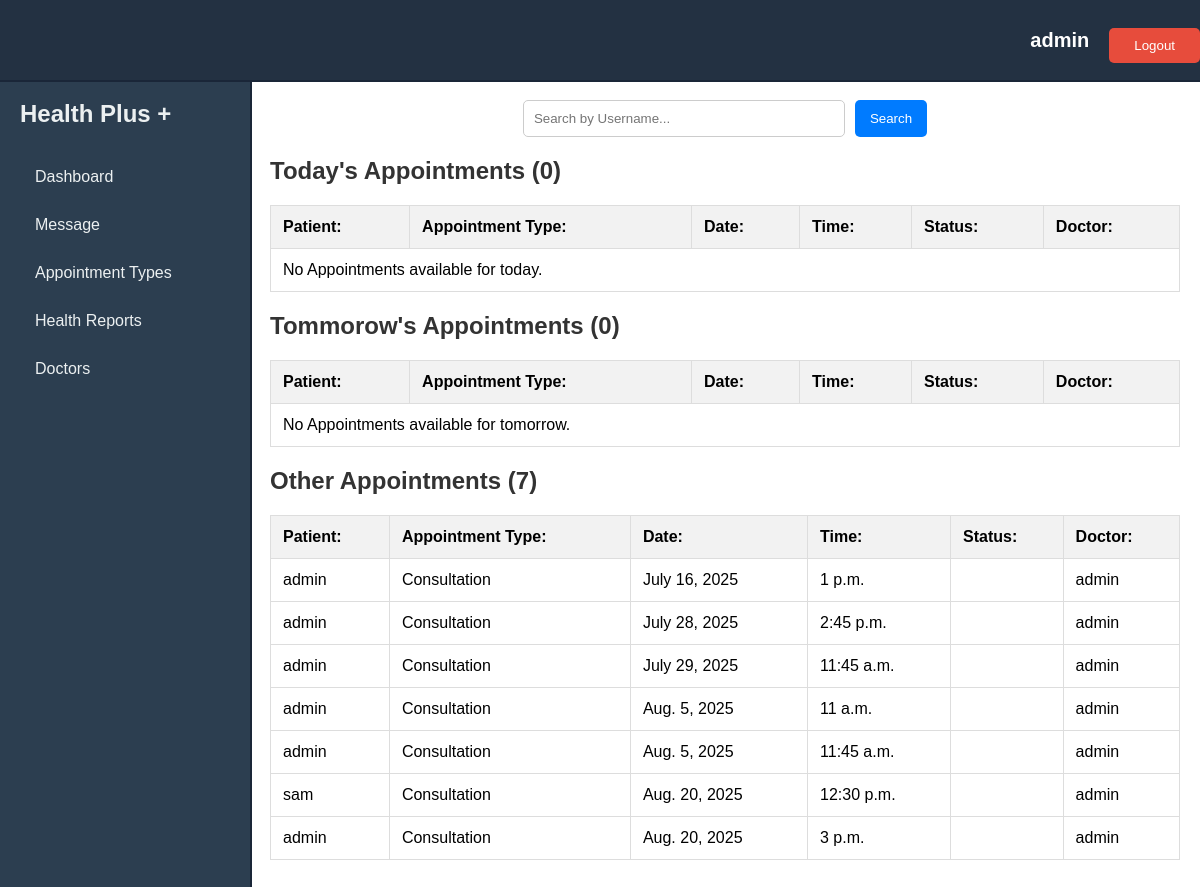
Before: /staff/ (signed in) with the older database file.
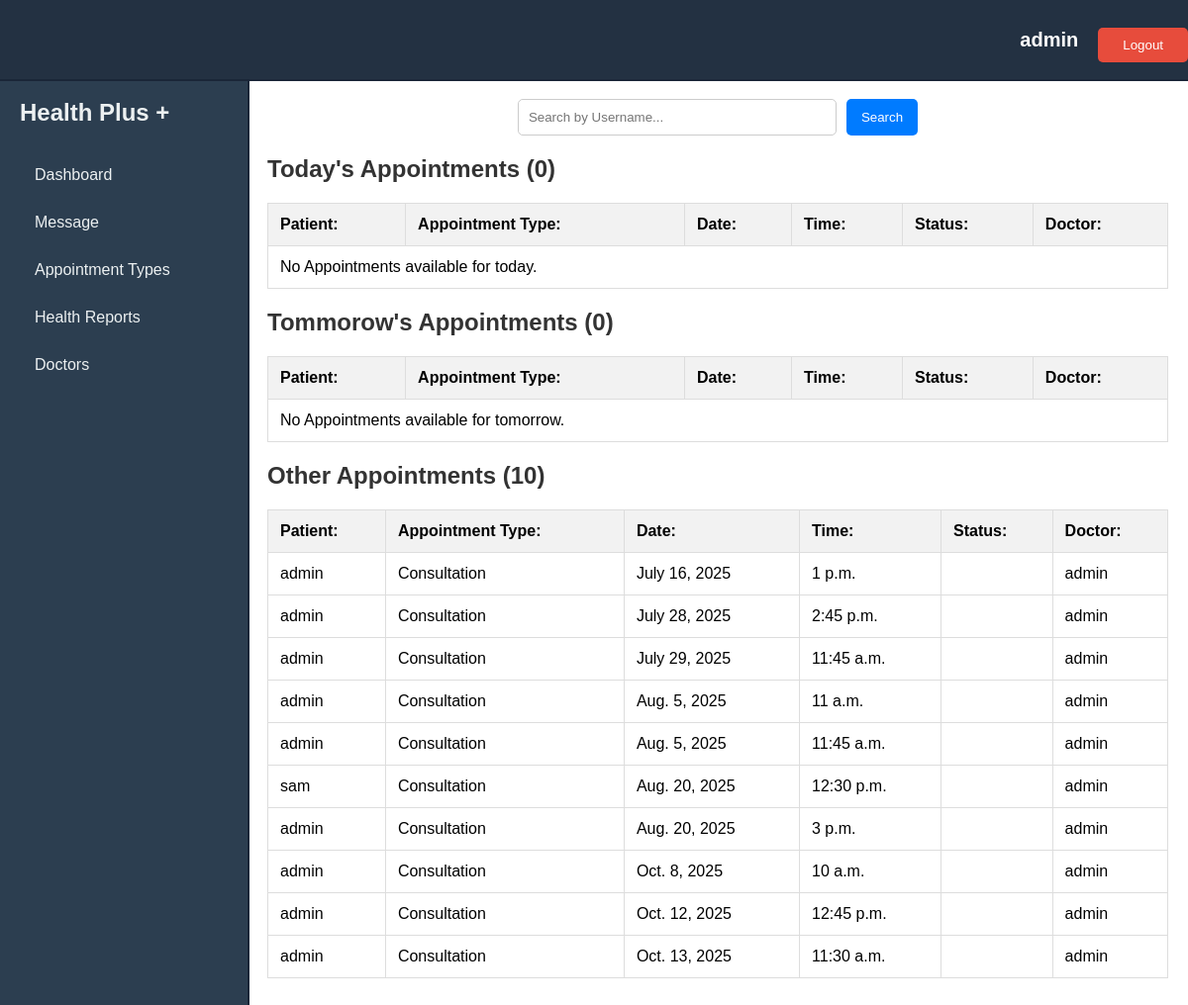
After: the same page with the newer database file.
### booking/models.py (models this page shows, shortened)
class Appointment(models.Model):
    user = models.ForeignKey(User, on_delete=models.CASCADE, related_name='appointments')
    doctor = models.ForeignKey(Doctor, on_delete=models.CASCADE, related_name='appointments')
    appointment_type = models.ForeignKey(AppointmentType, on_delete=models.CASCADE)
    appointment_date = models.DateField()
    appointment_time = models.TimeField()
    status = models.CharField(max_length=20, choices=[('scheduled', 'Scheduled'), ('completed', 'Completed'), ('canceled', 'Canceled')])
    created_at = models.DateTimeField(auto_now_add=True)
    updated_at = models.DateTimeField(auto_now=True)
    class Meta:
        indexes = [
            models.Index(fields=['appointment_date']),
        ]

class AppointmentType(models.Model):
    name = models.CharField(max_length=100)
    duration = models.PositiveIntegerField()

class Doctor(models.Model):
    user = models.OneToOneField(User, on_delete=models.CASCADE)
    specialty = models.CharField(max_length=100)
    qualifications = models.TextField()
    experience_years = models.PositiveIntegerField()
    languages_spoken = models.CharField(max_length=100, blank=True)
    rating = models.FloatField(default=0.0)
    available_days = models.CharField(max_length=100)
    available_time_start = models.TimeField()
    available_time_end = models.TimeField()
    appointment_types = models.ManyToManyField('AppointmentType', related_name='doctors')

### staff/views.py (the view)
# urls.py: path('', views.staff_view, name='staff_home'),
@staff_member_required
def staff_view(request):
    current_date = timezone.now().date()
    current_time = timezone.now().time()
    bookings = Appointment.objects.all()
    past_date = current_date - timedelta(days=1)
    tomorrow_date = current_date + timedelta(days=1)
    today_bookings = bookings.filter(appointment_date=current_date).order_by('appointment_time')
    tomorrow_bookings = bookings.filter(appointment_date=tomorrow_date).order_by('appointment_time')
    other_bookings = bookings.exclude(appointment_date__in=[past_date, current_date, tomorrow_date]).order_by('appointment_date', 'appointment_time')
    context = {
        'today_bookings': today_bookings,
        'tomorrow_bookings': tomorrow_bookings,
        'other_bookings': other_bookings,
        'user': request.user,
    }
    return render(request, 'staff.html', context)

### staff/templates/staff.html (shortened to what the changed rows need)
{% load static %}
<!DOCTYPE html>
<html lang="en">
<head>
</head>
<body>
    <div class="body-content">
        <div class="aside">
            {% include 'components/staff_aside.html' %}
        </div>
        <div class="content">
            <div class="container">
                {% block content %}
                <table id="todayBookings">
                    <h2>Today's Appointments ({{ today_bookings.count }})</h2>
                    <thead>
                        <tr>
                            <th><strong>Patient:</strong></th>
                            <th><strong>Appointment Type:</strong></th>
                            <th><strong>Date:</strong></th>
                            <th><strong>Time:</strong></th>
                            <th><strong>Status:</strong></th>
                            <th><strong>Doctor:</strong></th>
                        </tr>
                    </thead>
                </table>
                <table id="tomorrowBookings">
                    <h2>Tommorow's Appointments ({{ tomorrow_bookings.count }})</h2>
                    <thead>
                        <tr>
                            <th><strong>Patient:</strong></th>
                            <th><strong>Appointment Type:</strong></th>
                            <th><strong>Date:</strong></th>
                            <th><strong>Time:</strong></th>
                            <th><strong>Status:</strong></th>
                            <th><strong>Doctor:</strong></th>
                        </tr>
                    </thead>
                </table>
                <table id="upcomingBookings">
                    <h2>Other Appointments ({{ other_bookings.count }})</h2>
                    <thead>
                        <tr>
                            <th><strong>Patient:</strong></th>
                            <th><strong>Appointment Type:</strong></th>
                            <th><strong>Date:</strong></th>
                            <th><strong>Time:</strong></th>
                            <th><strong>Status:</strong></th>
                            <th><strong>Doctor:</strong></th>
                        </tr>
                    </thead>
                    <tbody>
                        {% if other_bookings %}
                        {% for booking in other_bookings %}
                        <tr onclick="window.location='{% url 'appointment_detail' booking.id %}'"
                            style="cursor: pointer">
                            <td>{{ booking.user.username }}</td>
                            <td>{{ booking.appointment_type.name }}</td>
                            <td>{{ booking.appointment_date }}</td>
                            <td>{{ booking.appointment_time }}</td>
                            <td>{{ booking.status }}</td>
                            <td>{{ booking.doctor.user.username }}</td>
                        </tr>
                        {% endfor %}
                        {% else %}
                        <tr>
                            <td colspan="6">No Other Appointments available.</td>
                        </tr>
                        {% endif %}
                    </tbody>
                </table>
                {% endblock %}
            </div>
        </div>
    </div>
</body>
</html>

Changed rows visible on the page:
added Appointment: user.username "admin", appointment_type.name "Consultation", appointment_date "Oct. 8, 2025", appointment_time "10 a.m.", doctor.user.username "admin"
added Appointment: user.username "admin", appointment_type.name "Consultation", appointment_date "Oct. 12, 2025", appointment_time "12:45 p.m.", doctor.user.username "admin"
added Appointment: user.username "admin", appointment_type.name "Consultation", appointment_date "Oct. 13, 2025", appointment_time "11:30 a.m.", doctor.user.username "admin"
Other visible differences:
{{ other_bookings.count }}: "7" → "10"
